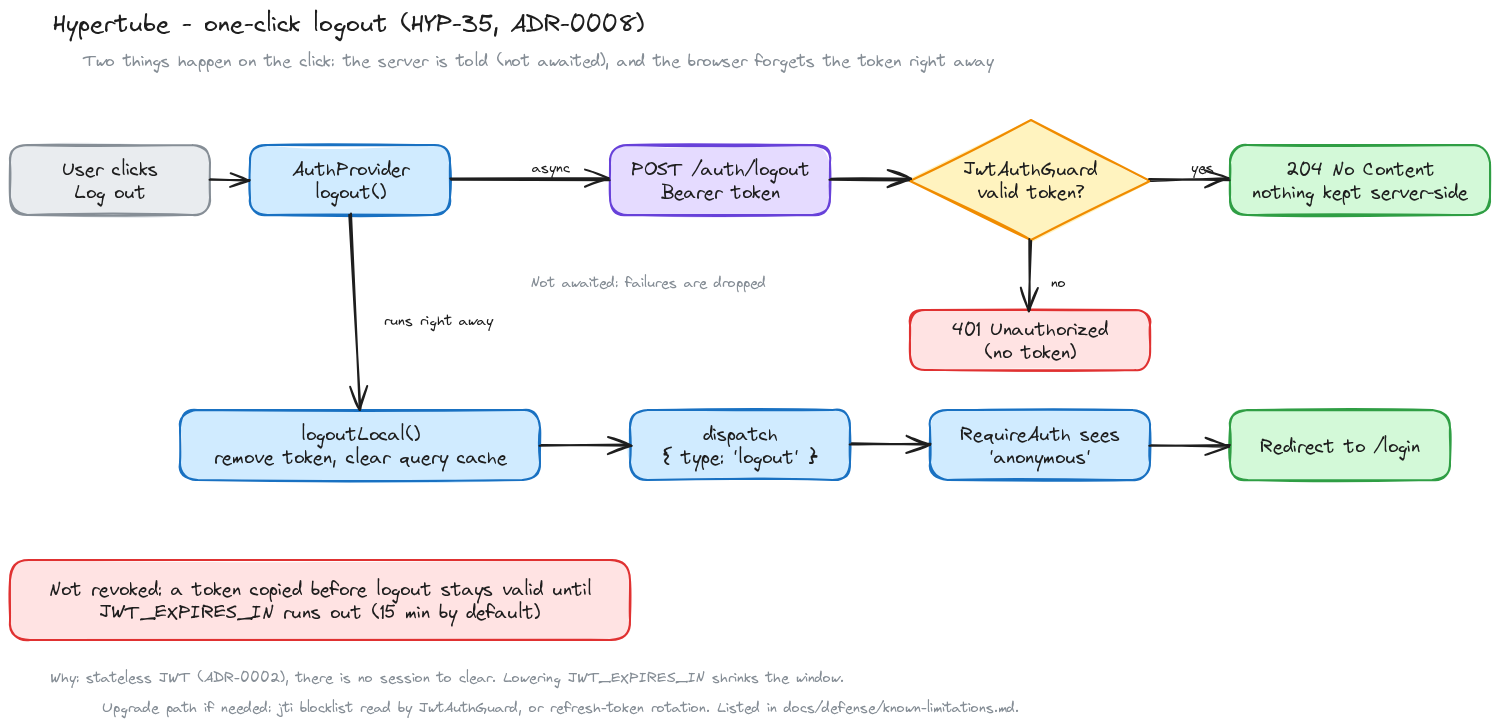

Write Python code to recreate this figure.
"""Regenerate auth-logout.excalidraw / auth-logout.png.

This script drives the repo's `excalidraw-diagrams` skill
(.claude/skills/excalidraw-diagrams). It is committed so the diagram
can be regenerated deterministically, but the portable source of truth
for anyone without the skill is `auth-logout.excalidraw` - open it at
excalidraw.com or with the VS Code Excalidraw extension.

    python3 docs/diagrams/auth-logout.py
    node .claude/skills/excalidraw-diagrams/scripts/export_playwright.js \
        docs/diagrams/auth-logout.excalidraw docs/diagrams/auth-logout.png
"""

import os
import sys

HERE = os.path.dirname(os.path.abspath(__file__))
sys.path.insert(0, os.path.join(HERE, "..", "..", ".claude", "skills", "excalidraw-diagrams", "scripts"))
from excalidraw_generator import Diagram  # noqa: E402

d = Diagram()

d.text_box(60, 20, "Hypertube - one-click logout (HYP-35, ADR-0008)", font_size=24)
d.text_box(60, 62, "Two things happen on the click: the server is told (not awaited), and the browser forgets the token right away", font_size=16, color="gray")

# ================= Row 1: the request =================
click = d.box(60, 155, "User clicks\nLog out", color="gray", width=200, height=70)
logout = d.box(300, 155, "AuthProvider\nlogout()", color="blue", width=200, height=70)
req = d.box(660, 155, "POST /auth/logout\nBearer token", color="violet", width=220, height=70)
guard = d.box(960, 130, "JwtAuthGuard\nvalid token?", color="yellow", shape="diamond", width=240, height=120)
ok = d.box(1280, 155, "204 No Content\nnothing kept server-side", color="green", width=260, height=70)
denied = d.box(960, 320, "401 Unauthorized\n(no token)", color="red", width=240, height=60)

d.arrow_between(click, logout, from_side="right", to_side="left")
d.arrow_between(logout, req, "async", from_side="right", to_side="left")
d.arrow_between(req, guard, from_side="right", to_side="left")
d.arrow_between(guard, ok, "yes", from_side="right", to_side="left")
d.arrow_between(guard, denied, "no", from_side="bottom", to_side="top")
d.text_box(560, 285, "Not awaited: failures are dropped", font_size=14, color="gray")

# ================= Row 2: the local sign-out =================
local = d.box(230, 420, "logoutLocal()\nremove token, clear query cache", color="blue", width=360, height=70)
dispatch = d.box(680, 420, "dispatch\n{ type: 'logout' }", color="blue", width=220, height=70)
anon = d.box(980, 420, "RequireAuth sees\n'anonymous'", color="blue", width=220, height=70)
login = d.box(1280, 420, "Redirect to /login", color="green", width=220, height=70)

d.arrow_between(logout, local, "runs right away", from_side="bottom", to_side="top")
d.arrow_between(local, dispatch, from_side="right", to_side="left")
d.arrow_between(dispatch, anon, from_side="right", to_side="left")
d.arrow_between(anon, login, from_side="right", to_side="left")

# ================= The limit =================
d.box(60, 570, "Not revoked: a token copied before logout stays valid until\nJWT_EXPIRES_IN runs out (15 min by default)", color="red", width=620, height=80)
d.text_box(60, 680, "Why: stateless JWT (ADR-0002), there is no session to clear. Lowering JWT_EXPIRES_IN shrinks the window.", font_size=14, color="gray")
d.text_box(60, 710, "Upgrade path if needed: jti blocklist read by JwtAuthGuard, or refresh-token rotation. Listed in docs/defense/known-limitations.md.", font_size=14, color="gray")

d.save(os.path.join(HERE, "auth-logout.excalidraw"))
print("written")
